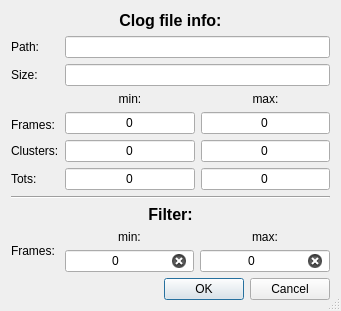
<?xml version="1.0" encoding="UTF-8"?>
<ui version="4.0">
 <class>PreFilter</class>
 <widget class="QDialog" name="PreFilter">
  <property name="windowModality">
   <enum>Qt::WindowModal</enum>
  </property>
  <property name="geometry">
   <rect>
    <x>0</x>
    <y>0</y>
    <width>341</width>
    <height>306</height>
   </rect>
  </property>
  <property name="contextMenuPolicy">
   <enum>Qt::NoContextMenu</enum>
  </property>
  <property name="windowTitle">
   <string>Clog info and prefilter</string>
  </property>
  <property name="sizeGripEnabled">
   <bool>true</bool>
  </property>
  <property name="modal">
   <bool>true</bool>
  </property>
  <layout class="QGridLayout" name="gridLayout" rowstretch="0,0,0,0,0,0,0,0,0,0,0">
   <item row="1" column="1">
    <widget class="QLineEdit" name="path">
     <property name="alignment">
      <set>Qt::AlignCenter</set>
     </property>
     <property name="readOnly">
      <bool>true</bool>
     </property>
    </widget>
   </item>
   <item row="2" column="0">
    <widget class="QLabel" name="label_3">
     <property name="text">
      <string>Size:</string>
     </property>
    </widget>
   </item>
   <item row="6" column="0">
    <widget class="QLabel" name="label_9">
     <property name="text">
      <string>Tots:</string>
     </property>
    </widget>
   </item>
   <item row="10" column="0" colspan="2">
    <widget class="QDialogButtonBox" name="buttonBox">
     <property name="orientation">
      <enum>Qt::Horizontal</enum>
     </property>
     <property name="standardButtons">
      <set>QDialogButtonBox::Cancel|QDialogButtonBox::Ok</set>
     </property>
     <property name="centerButtons">
      <bool>false</bool>
     </property>
    </widget>
   </item>
   <item row="3" column="1" rowspan="2">
    <layout class="QGridLayout" name="gridLayout_3">
     <property name="sizeConstraint">
      <enum>QLayout::SetDefaultConstraint</enum>
     </property>
     <property name="spacing">
      <number>6</number>
     </property>
     <item row="1" column="1">
      <widget class="QLineEdit" name="framesMax">
       <property name="text">
        <string>0</string>
       </property>
       <property name="alignment">
        <set>Qt::AlignCenter</set>
       </property>
       <property name="readOnly">
        <bool>true</bool>
       </property>
      </widget>
     </item>
     <item row="1" column="0">
      <widget class="QLineEdit" name="framesMin">
       <property name="text">
        <string>0</string>
       </property>
       <property name="alignment">
        <set>Qt::AlignCenter</set>
       </property>
       <property name="readOnly">
        <bool>true</bool>
       </property>
      </widget>
     </item>
     <item row="0" column="1">
      <widget class="QLabel" name="label_13">
       <property name="text">
        <string>max:</string>
       </property>
       <property name="alignment">
        <set>Qt::AlignCenter</set>
       </property>
      </widget>
     </item>
     <item row="0" column="0">
      <widget class="QLabel" name="label_11">
       <property name="text">
        <string>min:</string>
       </property>
       <property name="alignment">
        <set>Qt::AlignCenter</set>
       </property>
      </widget>
     </item>
    </layout>
   </item>
   <item row="9" column="1">
    <layout class="QGridLayout" name="gridLayout_6">
     <item row="0" column="0">
      <widget class="QLabel" name="label_16">
       <property name="text">
        <string>min:</string>
       </property>
       <property name="alignment">
        <set>Qt::AlignCenter</set>
       </property>
      </widget>
     </item>
     <item row="0" column="1">
      <widget class="QLabel" name="label_17">
       <property name="text">
        <string>max:</string>
       </property>
       <property name="alignment">
        <set>Qt::AlignCenter</set>
       </property>
      </widget>
     </item>
     <item row="1" column="0">
      <widget class="QLineEdit" name="filterFramesMin">
       <property name="inputMask">
        <string/>
       </property>
       <property name="text">
        <string>0</string>
       </property>
       <property name="alignment">
        <set>Qt::AlignCenter</set>
       </property>
       <property name="readOnly">
        <bool>false</bool>
       </property>
       <property name="clearButtonEnabled">
        <bool>true</bool>
       </property>
      </widget>
     </item>
     <item row="1" column="1">
      <widget class="QLineEdit" name="filterFramesMax">
       <property name="inputMask">
        <string/>
       </property>
       <property name="text">
        <string>0</string>
       </property>
       <property name="alignment">
        <set>Qt::AlignCenter</set>
       </property>
       <property name="readOnly">
        <bool>false</bool>
       </property>
       <property name="clearButtonEnabled">
        <bool>true</bool>
       </property>
      </widget>
     </item>
    </layout>
   </item>
   <item row="6" column="1">
    <layout class="QGridLayout" name="gridLayout_4">
     <item row="0" column="1">
      <widget class="QLineEdit" name="totsMax">
       <property name="text">
        <string>0</string>
       </property>
       <property name="alignment">
        <set>Qt::AlignCenter</set>
       </property>
       <property name="readOnly">
        <bool>true</bool>
       </property>
      </widget>
     </item>
     <item row="0" column="0">
      <widget class="QLineEdit" name="totsMin">
       <property name="text">
        <string>0</string>
       </property>
       <property name="alignment">
        <set>Qt::AlignCenter</set>
       </property>
       <property name="readOnly">
        <bool>true</bool>
       </property>
      </widget>
     </item>
    </layout>
   </item>
   <item row="9" column="0">
    <widget class="QLabel" name="label_15">
     <property name="text">
      <string>Frames:</string>
     </property>
    </widget>
   </item>
   <item row="0" column="0" colspan="2">
    <widget class="QLabel" name="label">
     <property name="font">
      <font>
       <pointsize>12</pointsize>
       <weight>75</weight>
       <bold>true</bold>
      </font>
     </property>
     <property name="text">
      <string>Clog file info:</string>
     </property>
     <property name="alignment">
      <set>Qt::AlignCenter</set>
     </property>
    </widget>
   </item>
   <item row="5" column="1">
    <layout class="QGridLayout" name="gridLayout_2">
     <item row="1" column="1">
      <widget class="QLineEdit" name="clustersMax">
       <property name="text">
        <string>0</string>
       </property>
       <property name="alignment">
        <set>Qt::AlignCenter</set>
       </property>
       <property name="readOnly">
        <bool>true</bool>
       </property>
      </widget>
     </item>
     <item row="1" column="0">
      <widget class="QLineEdit" name="clustersMin">
       <property name="text">
        <string>0</string>
       </property>
       <property name="alignment">
        <set>Qt::AlignCenter</set>
       </property>
       <property name="readOnly">
        <bool>true</bool>
       </property>
      </widget>
     </item>
    </layout>
   </item>
   <item row="1" column="0">
    <widget class="QLabel" name="label_2">
     <property name="text">
      <string>Path:</string>
     </property>
    </widget>
   </item>
   <item row="2" column="1">
    <widget class="QLineEdit" name="size">
     <property name="alignment">
      <set>Qt::AlignCenter</set>
     </property>
     <property name="readOnly">
      <bool>true</bool>
     </property>
    </widget>
   </item>
   <item row="7" column="0" colspan="2">
    <widget class="Line" name="line_2">
     <property name="orientation">
      <enum>Qt::Horizontal</enum>
     </property>
    </widget>
   </item>
   <item row="4" column="0">
    <widget class="QLabel" name="label_10">
     <property name="text">
      <string>Frames:</string>
     </property>
    </widget>
   </item>
   <item row="5" column="0">
    <widget class="QLabel" name="label_4">
     <property name="text">
      <string>Clusters:</string>
     </property>
    </widget>
   </item>
   <item row="8" column="0" colspan="2">
    <widget class="QLabel" name="label_14">
     <property name="font">
      <font>
       <pointsize>12</pointsize>
       <weight>75</weight>
       <bold>true</bold>
      </font>
     </property>
     <property name="text">
      <string>Filter:</string>
     </property>
     <property name="alignment">
      <set>Qt::AlignCenter</set>
     </property>
    </widget>
   </item>
  </layout>
 </widget>
 <resources/>
 <connections>
  <connection>
   <sender>buttonBox</sender>
   <signal>accepted()</signal>
   <receiver>PreFilter</receiver>
   <slot>accept()</slot>
   <hints>
    <hint type="sourcelabel">
     <x>248</x>
     <y>254</y>
    </hint>
    <hint type="destinationlabel">
     <x>157</x>
     <y>274</y>
    </hint>
   </hints>
  </connection>
  <connection>
   <sender>buttonBox</sender>
   <signal>rejected()</signal>
   <receiver>PreFilter</receiver>
   <slot>reject()</slot>
   <hints>
    <hint type="sourcelabel">
     <x>316</x>
     <y>260</y>
    </hint>
    <hint type="destinationlabel">
     <x>286</x>
     <y>274</y>
    </hint>
   </hints>
  </connection>
 </connections>
</ui>
